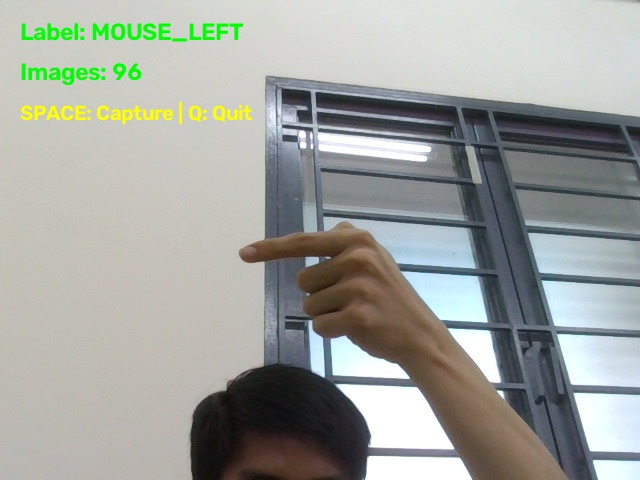
#> input picture data/raw/MOUSE_LEFT/MOUSE_LEFT_000097.jpg, 640 x 480 px; its folder holds only this picture in this run
$ python augment_mirror.py
#> lines starting #> are read from the running program, lines starting #| are printed output that depends on the picture
"""Mirror (horizontal flip) all gesture images to augment the dataset.

Mirroring swaps left/right gestures, so the mirrored image is saved under
the opposite class folder.
"""
from __future__ import annotations

from pathlib import Path
from PIL import Image

import sys
sys.path.insert(0, str(Path(__file__).resolve().parent))
from config import DATA_ROOT

SWAP = {
    "MOUSE_LEFT": "MOUSE_RIGHT",
    "MOUSE_RIGHT": "MOUSE_LEFT",
    "SCROLL_LEFT": "SCROLL_RIGHT",
    "SCROLL_RIGHT": "SCROLL_LEFT",
}

data_dir = DATA_ROOT
count = 0
for class_dir in data_dir.iterdir():
    if not class_dir.is_dir():
        continue
    label = class_dir.name
    target_label = SWAP.get(label, label)
    target_dir = data_dir / target_label
    target_dir.mkdir(parents=True, exist_ok=True)
    for img_path in list(class_dir.glob("*.jpg")):
        if "_mirror" in img_path.stem:
            continue
        out_path = target_dir / (img_path.stem + "_mirror.jpg")
        if out_path.exists():
            continue
        with Image.open(img_path) as img:
#> img is the input picture: PIL image 640x480 RGB; mean R, G, B 160.2, 163.4, 158
            flipped = img.transpose(Image.FLIP_LEFT_RIGHT)
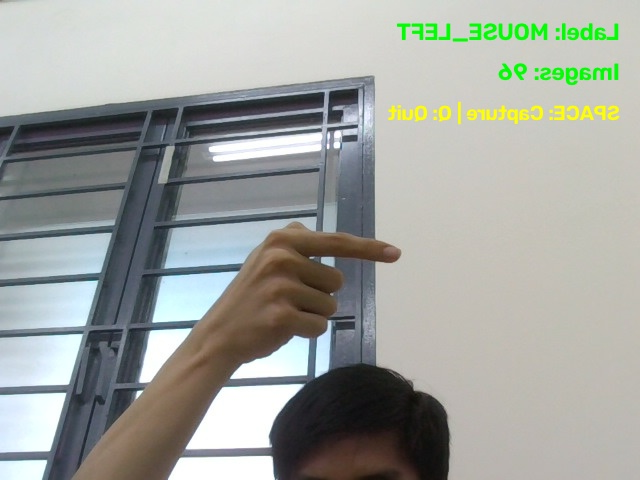
#> flipped: PIL image 640x480 RGB; mean R, G, B 160.2, 163.4, 158
            flipped.save(out_path)
        count += 1
print(f"Created {count} mirrored images (left/right swapped) in {data_dir}")

$ run again, on data/raw/MOUSE_LEFT/MOUSE_LEFT_000424.jpg
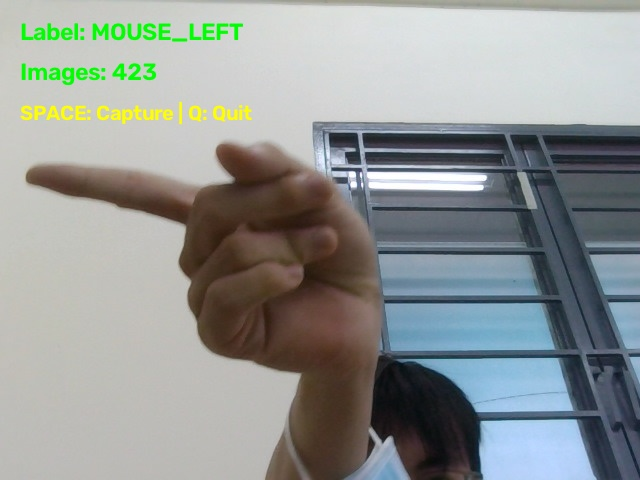
#> input picture data/raw/MOUSE_LEFT/MOUSE_LEFT_000424.jpg, 640 x 480 px
#> img is the input picture: PIL image 640x480 RGB; mean R, G, B 146.3, 150.9, 148.7
#> `flipped = img.transpose(Image.FLIP_LEFT_RIGHT)`:
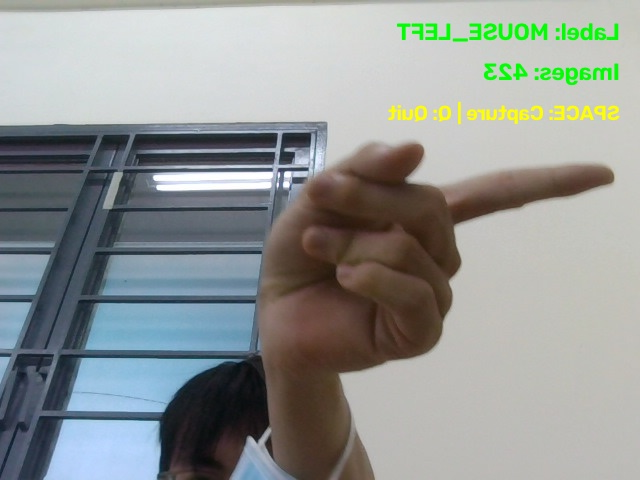
#> flipped: PIL image 640x480 RGB; mean R, G, B 146.3, 150.9, 148.7
